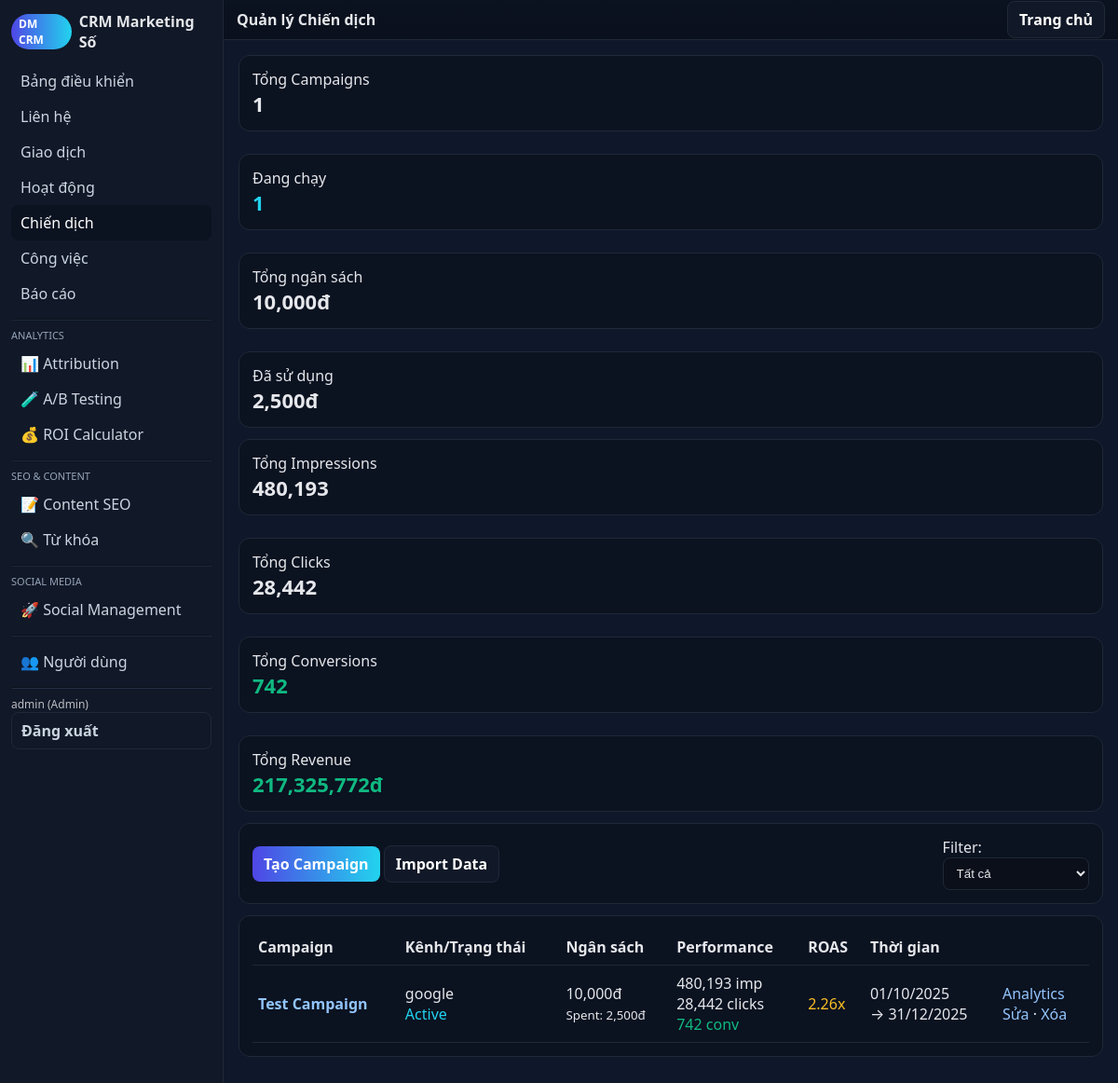
Screenshot of /src/index.php?action=campaigns (signed in) with the database file from the repository.
### tables this page shows
CREATE TABLE campaigns (
  id INTEGER PRIMARY KEY AUTOINCREMENT,
  name TEXT NOT NULL,
  channel TEXT,
  budget REAL DEFAULT 0,
  spent REAL DEFAULT 0,
  status TEXT DEFAULT 'Active',
  start_date TEXT,
  end_date TEXT,
  notes TEXT,
  created_at TEXT DEFAULT CURRENT_TIMESTAMP
);

### src/lib/db.php (called while the page is built, shortened)
<?php
function q($db,$sql,$params=[]){ $st=$db->prepare($sql); $st->execute($params); return $st; }
function h($s){ return htmlspecialchars($s ?? '', ENT_QUOTES, 'UTF-8'); }
?>

### src/views/campaigns.php (the view, shortened to what this page needs)
<?php
function view_campaigns($op){
global $db;
if($op==='' || $op==='list'){
    $overview = q($db, "SELECT
        COUNT(*) as total_campaigns,
        SUM(budget) as total_budget,
        SUM(spent) as total_spent,
        SUM(CASE WHEN status='Active' THEN 1 ELSE 0 END) as active_campaigns
        FROM campaigns")->fetch(PDO::FETCH_ASSOC);
    $total_metrics = q($db, "SELECT
        SUM(cm.impressions) as total_impressions,
        SUM(cm.clicks) as total_clicks,
        SUM(cm.conversions) as total_conversions,
        SUM(cm.revenue) as total_revenue
        FROM campaign_metrics cm
        JOIN campaigns c ON c.id = cm.campaign_id")->fetch(PDO::FETCH_ASSOC);
    echo '<div class="grid cols-4">';
    echo '<div class="card"><div>Tổng Campaigns</div><div class="kpi">'.(int)$overview['total_campaigns'].'</div></div>';
    echo '<div class="card"><div>Đang chạy</div><div class="kpi" style="color:#22d3ee">'.(int)$overview['active_campaigns'].'</div></div>';
    echo '<div class="card"><div>Tổng ngân sách</div><div class="kpi">'.number_format($overview['total_budget'],0).'đ</div></div>';
    echo '<div class="card"><div>Đã sử dụng</div><div class="kpi">'.number_format($overview['total_spent'],0).'đ</div></div>';
    echo '</div>';
    if($total_metrics['total_impressions']) {
        echo '<div class="grid cols-4">';
        echo '<div class="card"><div>Tổng Impressions</div><div class="kpi">'.number_format($total_metrics['total_impressions']).'</div></div>';
        echo '<div class="card"><div>Tổng Clicks</div><div class="kpi">'.number_format($total_metrics['total_clicks']).'</div></div>';
        echo '<div class="card"><div>Tổng Conversions</div><div class="kpi" style="color:#10b981">'.number_format($total_metrics['total_conversions']).'</div></div>';
        echo '<div class="card"><div>Tổng Revenue</div><div class="kpi" style="color:#10b981">'.number_format($total_metrics['total_revenue'],0).'đ</div></div>';
        echo '</div>';
    }
    echo '<div class="card" style="display:flex;gap:8px;align-items:center;justify-content:space-between">';
    echo '<div><a class="btn" href="?action=campaigns&op=new">Tạo Campaign</a> <a class="btn secondary" href="?action=campaigns&op=bulk_import">Import Data</a></div>';
    echo '<div>Filter: <select onchange="location.href=\'?action=campaigns&status=\'+this.value">';
    echo '<option value="">Tất cả</option><option value="Active">Đang chạy</option><option value="Paused">Tạm dừng</option><option value="Completed">Hoàn thành</option>';
    echo '</select></div></div>';
    $params = [];
    $sql = 'SELECT c.*,
        COALESCE(SUM(cm.impressions),0) as total_impressions,
        COALESCE(SUM(cm.clicks),0) as total_clicks,
        COALESCE(SUM(cm.conversions),0) as total_conversions,
        COALESCE(SUM(cm.revenue),0) as total_revenue,
        COALESCE(AVG(cm.roas),0) as avg_roas
        FROM campaigns c
        LEFT JOIN campaign_metrics cm ON cm.campaign_id = c.id';
    $sql .= ' GROUP BY c.id ORDER BY c.created_at DESC LIMIT 100';
    $rows = q($db, $sql, $params)->fetchAll(PDO::FETCH_ASSOC);
    echo '<div class="card"><table>';
    echo '<tr><th>Campaign</th><th>Kênh/Trạng thái</th><th>Ngân sách</th><th>Performance</th><th>ROAS</th><th>Thời gian</th><th></th></tr>';
    foreach($rows as $r){
        $status_color = $r['status'] === 'Active' ? '#22d3ee' : ($r['status'] === 'Paused' ? '#fbbf24' : '#94a3b8');
        $roas_color = $r['avg_roas'] >= 3 ? '#10b981' : ($r['avg_roas'] >= 1 ? '#fbbf24' : '#f87171');
        echo '<tr>';
        echo '<td><strong><a href="?action=campaigns&op=analytics&id='.(int)$r['id'].'">'.h($r['name']).'</a></strong></td>';
        echo '<td>'.h($r['channel']).'<br><span style="color:'.$status_color.'">'.h($r['status']).'</span></td>';
        echo '<td>'.number_format($r['budget'],0).'đ<br><small>Spent: '.number_format($r['spent'],0).'đ</small></td>';
        echo '<td>';
        if($r['total_impressions']) {
            echo number_format($r['total_impressions']).' imp<br>';
            echo number_format($r['total_clicks']).' clicks<br>';
            echo '<span style="color:#10b981">'.number_format($r['total_conversions']).' conv</span>';
        } else {
            echo '<em>Chưa có data</em>';
        }
        echo '</td>';
        echo '<td style="color:'.$roas_color.'">'.($r['avg_roas'] ? number_format($r['avg_roas'],2).'x' : '-').'</td>';
        echo '<td>'.date('d/m/Y', strtotime($r['start_date'])).'<br>→ '.date('d/m/Y', strtotime($r['end_date'])).'</td>';
        echo '<td>';
        echo '<a href="?action=campaigns&op=analytics&id='.(int)$r['id'].'">Analytics</a><br>';
        echo '<a href="?action=campaigns&op=edit&id='.(int)$r['id'].'">Sửa</a> · ';
        echo '<a href="?action=campaigns&op=delete&id='.(int)$r['id'].'" onclick="return confirm(\'Xóa campaign?\')">Xóa</a>';
        echo '</td></tr>';
    }
    echo '</table></div>';
}
}
?>

### src/views/layout.php (style rules this page uses)
:root { --bg:#0f172a;--panel:#111827;--muted:#1f2937;--text:#e5e7eb;--accent:#4f46e5;--accent2:#22d3ee }
* { box-sizing:border-box }
body { margin:0;font-family:ui-sans-serif,system-ui,-apple-system,Segoe UI,Roboto,Helvetica,Arial;background:var(--bg);color:var(--text) }
a { color:#93c5fd;text-decoration:none }
.card { background:#0b1220;border:1px solid var(--muted);border-radius:12px;padding:14px;margin-bottom:12px }
.grid { display:grid;gap:12px }
.btn { background:linear-gradient(90deg,var(--accent),var(--accent2));color:#fff;border:none;padding:8px 12px;border-radius:8px;cursor:pointer;font-weight:600 }
.btn.secondary { background:#111827;border:1px solid var(--muted) }
input,select,textarea { width:100%;background:#0a0f1a;border:1px solid var(--muted);border-radius:8px;padding:8px 10px;color:#e5e7eb }
table { width:100%;border-collapse:collapse }
th,td { border-bottom:1px solid var(--muted);padding:8px 6px;text-align:left }
.kpi { font-size:22px;font-weight:800 }

### rows the page displays
campaigns: name "Test Campaign", channel "google", status "Active", budget "10,000", spent "2,500", total_impressions "480,193", total_clicks "28,442", total_conversions "742", avg_roas "2.26", start_date "01/10/2025", end_date "31/12/2025"

### other values shown
$v "Bảng điều khiển"
$v "Liên hệ"
$v "Giao dịch"
$v "Hoạt động"
$v "Chiến dịch"
$v "Công việc"
$v "Báo cáo"
$v "📊 Attribution"
$v "🧪 A/B Testing"
$v "💰 ROI Calculator"
$v "📝 Content SEO"
$v "🔍 Từ khóa"
$v "🚀 Social Management"
$v "👥 Người dùng"
$_SESSION['uname'] "admin"
